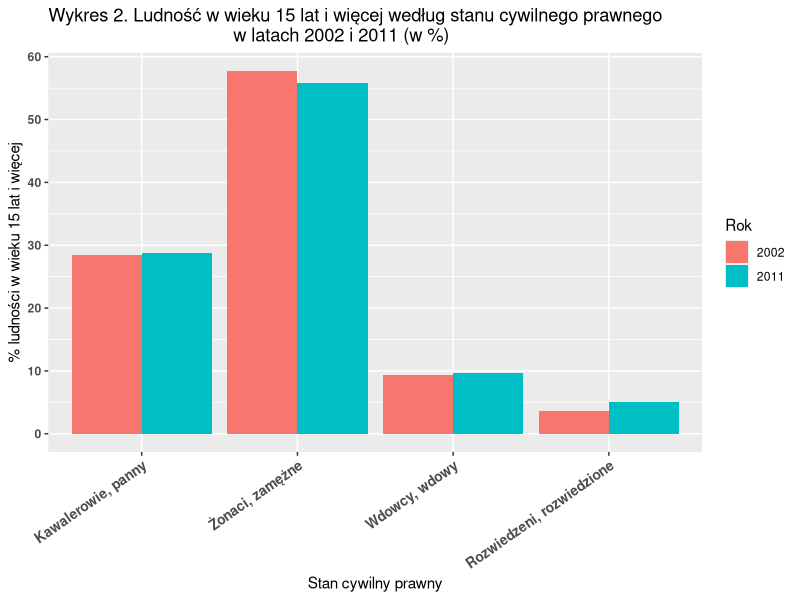

This figure's R source:
## ---- chunk 1
knitr::opts_chunk$set(echo = TRUE)
library(ggplot2)
library(reshape2)
options(stringsAsFactors = FALSE)
dane <- read.csv2(file = "dane_gov.csv")
dane <- dane[-nrow(dane),]
#colnames(dane) <- c("Stan cywilny prawny", "2002", "2011")
dane$Stan.cywilny.prawny <- factor(dane$Stan.cywilny.prawny, levels = dane$Stan.cywilny.prawny)
#ane <- dane[, !(names(dane) == "change")]
dane <- melt(dane, id.vars="Stan.cywilny.prawny")
dane$variable <- factor(dane$variable, levels=c("X2002", "X2011"), labels=c("2002", "2011"))
ggplot(data = dane, aes(x=Stan.cywilny.prawny, y=value, fill=variable)) +
  geom_bar(stat='identity', position='dodge') +
  scale_y_continuous(breaks = seq(0, 100, 10)) +
  labs(x = "Stan cywilny prawny", y = "% ludności w wieku 15 lat i więcej", fill = "Rok") +
  theme(axis.text.x = element_text(angle = 35, vjust = 1, hjust = 1, size = 10, face = "bold"), axis.text.y = element_text(face = "bold"), title = element_text(hjust = 0.5)) +
  ggtitle("Wykres 2. Ludność w wieku 15 lat i więcej według stanu cywilnego prawnego\n                                     w latach 2002 i 2011 (w %)")
